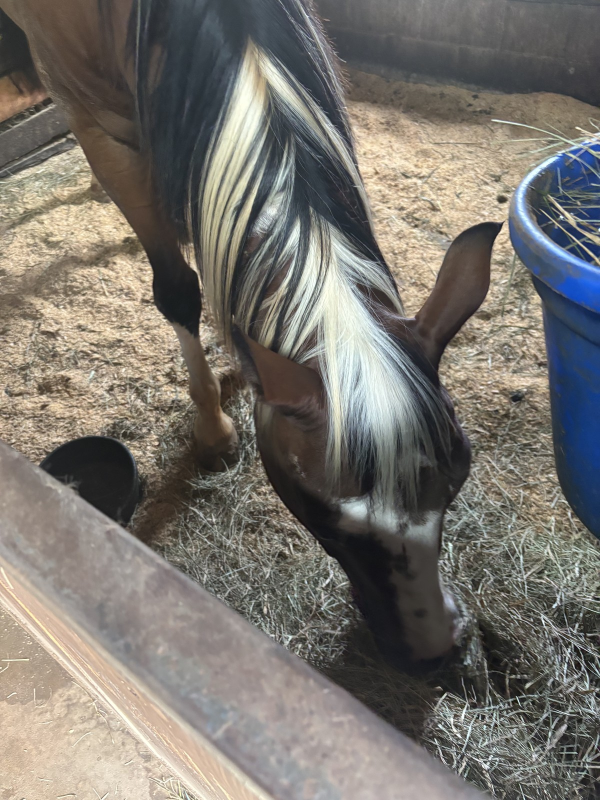
#> input picture tools/source_meshes/abbott_tex/ref_IMG_3407.jpg, 1200 x 1600 px, given in place of HorseMain2k00.png, which was not available (shown at 1/2 size); the run also reads 2 pictures not shown here
$ python paint_abbott.py
#> lines starting #> are read from the running program, lines starting #| are printed output that depends on the picture; pictures that were not available may be replaced by others from this repository, and a replacement may not be noted
"""Paint Abbott onto the rancher UV without breaking islands."""
from __future__ import annotations

from pathlib import Path

import numpy as np
from PIL import Image, ImageFilter, ImageChops

ROOT = Path(r"E:\Workspace\Madison")
SRC = ROOT / "game" / "assets" / "meshes" / "rancher" / "horse"
OUT = ROOT / "game" / "assets" / "meshes" / "abbott_tex"
OUT.mkdir(parents=True, exist_ok=True)
HAIR_EDIT = Path(
    r"C:\Users\ErnieHobbs\.grok\sessions"
    r"\E%3A%5CWorkspace%5CMadison\01a0917d-23af-7e61-9e1a-695aed8870e2\images\1.jpg"
)

CHESTNUT = np.array([0.40, 0.19, 0.09], dtype=np.float32)
WHITE = np.array([0.94, 0.90, 0.84], dtype=np.float32)
PINK = np.array([0.86, 0.62, 0.56], dtype=np.float32)
SPOT = np.array([0.36, 0.17, 0.09], dtype=np.float32)
NOSTRIL = np.array([0.10, 0.07, 0.06], dtype=np.float32)


def load(path: Path) -> np.ndarray:
    return np.asarray(Image.open(path).convert("RGB"), dtype=np.float32) / 255.0


def save(arr: np.ndarray, path: Path) -> None:
    Image.fromarray((np.clip(arr, 0, 1) * 255).astype(np.uint8), "RGB").save(path)
    print("wrote", path)


def smooth01(x, a, b):
    t = np.clip((x - a) / (b - a + 1e-8), 0, 1)
    return t * t * (3 - 2 * t)


def dilate(mask: np.ndarray, px: int) -> np.ndarray:
    im = Image.fromarray((np.clip(mask, 0, 1) * 255).astype(np.uint8), "L")
    im = im.filter(ImageFilter.MaxFilter(px * 2 + 1))
    im = im.filter(ImageFilter.GaussianBlur(px * 0.55))
    return np.asarray(im, dtype=np.float32) / 255.0


def paint_coat() -> None:
    src = load(SRC / "HorseMain2k00.png")
    h, w, _ = src.shape
#> h = 1600; w = 1200
    yy, xx = np.mgrid[0:h, 0:w]
    u = xx / (w - 1.0)
    v = yy / (h - 1.0)
    lum = src.max(axis=2)
    sat = src.max(axis=2) - src.min(axis=2)

    # Face island: left head of the hide. Background of the PNG is beige ~0.75.
    bg = np.linalg.norm(src - np.array([0.76, 0.73, 0.68]), axis=2)
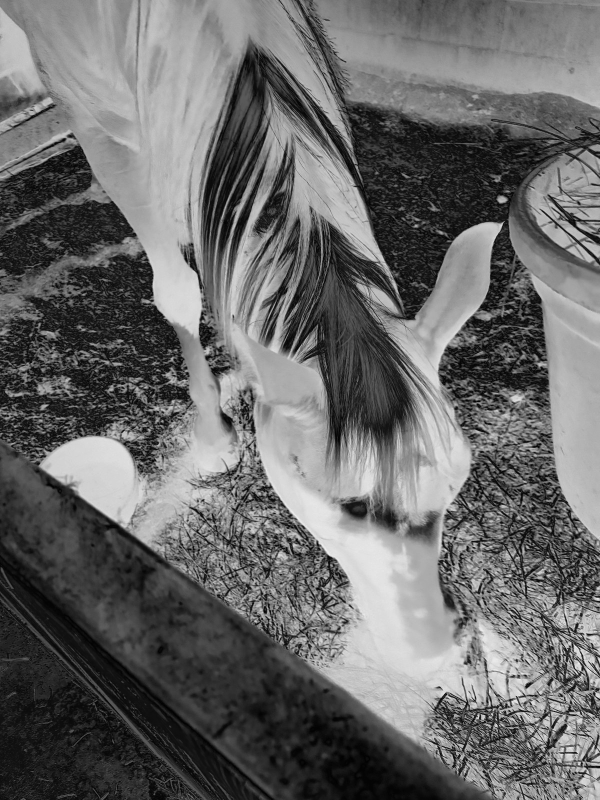
#> bg: shape (1600, 1200) float64 (shown at 1/2 size); min 0.00185, max 1.25, mean 0.518; drawn with min black and max white
    on_mesh = smooth01(bg, 0.06, 0.14)

    # Original blaze: bright desaturated on the face
    face_box = (u < 0.28) & (v > 0.30) & (v < 0.72)
    orig_blaze = face_box.astype(np.float32) * smooth01(lum, 0.68, 0.80) * smooth01(sat, 0.24, 0.10)
    # Widen the existing blaze only — Abbott's face is a blaze, not a white mask.
    blaze = dilate(orig_blaze, 7) * on_mesh
    # Slight extra width along the centerline near the forehead
    mid = np.exp(-((v - 0.515) ** 2) / (2 * 0.028 ** 2)) * smooth01(u, 0.22, 0.10)
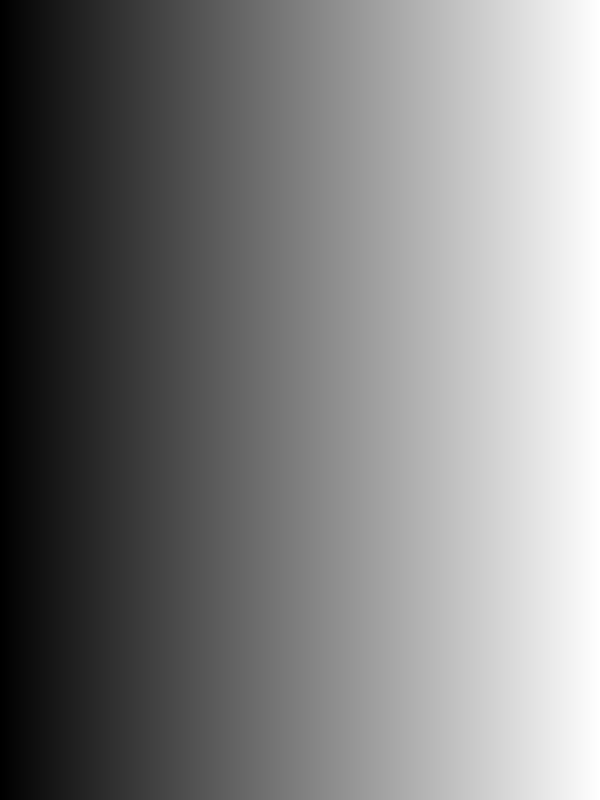
#> u: shape (1600, 1200) float64 (shown at 1/2 size); min 0, max 1, mean 0.5
    blaze = np.clip(blaze + orig_blaze + 0.35 * mid * orig_blaze, 0, 1)

    # Spots in the blaze
    def blob(cu, cv, rx, ry):
        return np.exp(-(((u - cu) / rx) ** 2 + ((v - cv) / ry) ** 2))

    spots = np.clip(blob(0.155, 0.505, 0.028, 0.022) + 0.8 * blob(0.08, 0.53, 0.022, 0.018), 0, 1)
    spots *= blaze

    # Pink muzzle: only the left tip of the head
    muzzle = on_mesh * smooth01(u, 0.08, 0.02) * np.exp(-((v - 0.515) ** 2) / (2 * 0.07 ** 2))
    muzzle = np.clip(muzzle, 0, 1)
    nostril = on_mesh * (
        blob(0.035, 0.49, 0.018, 0.016) + blob(0.035, 0.545, 0.018, 0.016)
    )

    # Socks: keep original bright patches on the four hoof tiles
    sock = on_mesh * (1.0 - face_box.astype(np.float32)) * smooth01(lum, 0.75, 0.86) * smooth01(sat, 0.22, 0.08)
    # Hoof tiles are the rotated squares — also the pale lower legs
    sock = np.clip(sock + on_mesh * (1.0 - face_box.astype(np.float32)) * smooth01(lum, 0.72, 0.84) * (
        (v < 0.18) | (v > 0.82) | (u < 0.12) | (u > 0.88)
    ).astype(np.float32) * 0.5, 0, 1)

    # Body: kill white speckle / pale rump
    body = on_mesh * (1.0 - blaze) * (1.0 - sock) * (1.0 - muzzle)
    speckle = body * smooth01(lum, 0.58, 0.72) * smooth01(sat, 0.20, 0.08)
#> in smooth01 (call 10), `return t * t * (3 - 2 * t)`:
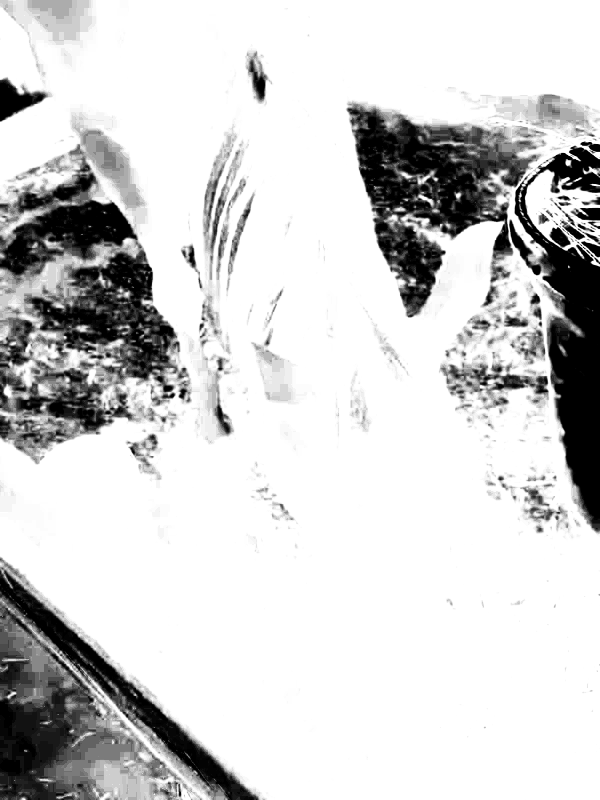
#> returned value: shape (1600, 1200) float32 (shown at 1/2 size); min 0, max 1, mean 0.819
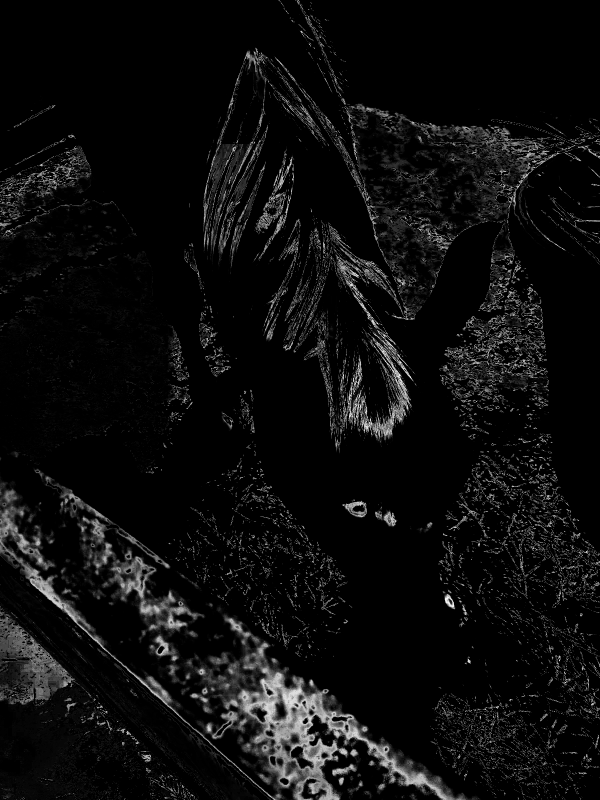
#> speckle: shape (1600, 1200) float64 (shown at 1/2 size); min 0, max 1, mean 0.0529

    grain = src / np.maximum(lum[..., None], 0.08)
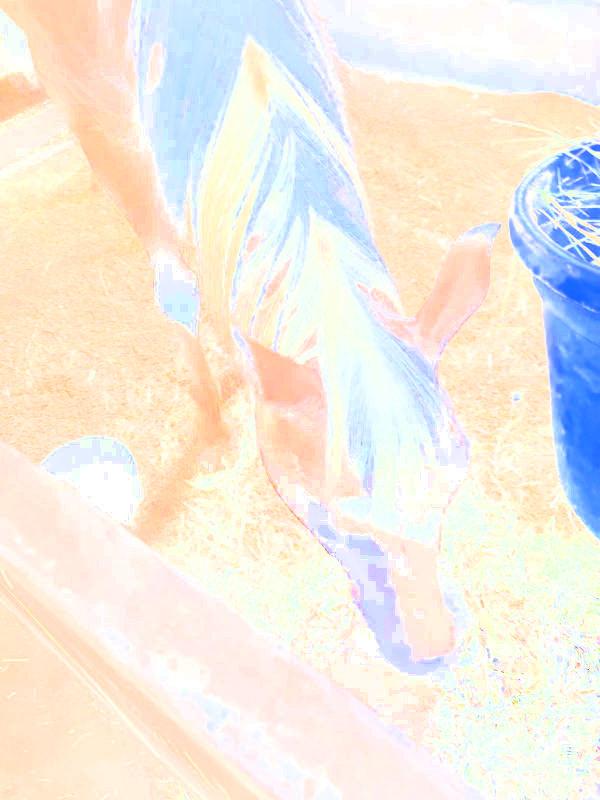
#> grain: shape (1600, 1200, 3) float32 (shown at 1/2 size); mean R, G, B 0.954, 0.927, 0.887
    warm = src * np.array([1.05, 0.82, 0.68], dtype=np.float32)
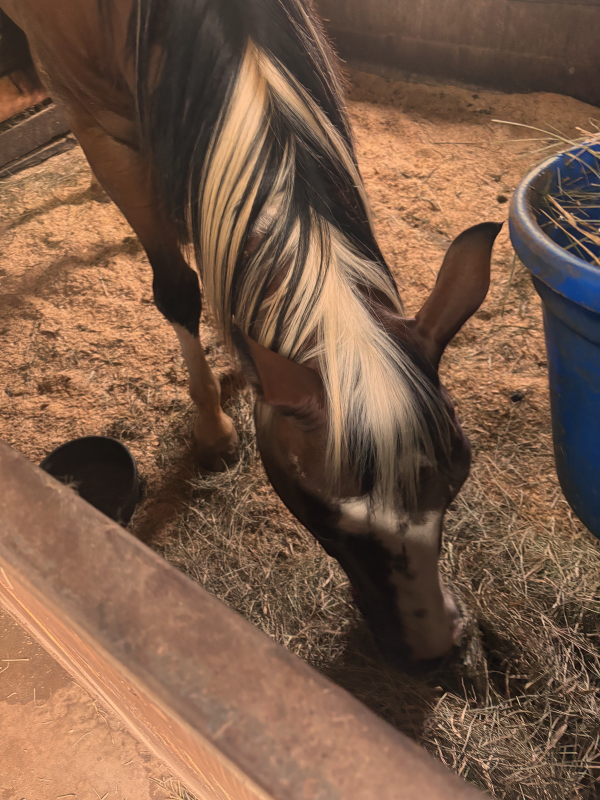
#> warm: shape (1600, 1200, 3) float32 (shown at 1/2 size); mean R, G, B 0.498, 0.376, 0.294; drawn with min black and max white
    coat = 0.40 * (CHESTNUT * (0.65 + 0.45 * grain)) + 0.60 * warm
    # Darken a touch
    coat *= 0.92
    kill = speckle[..., None]
    coat = coat * (1.0 - kill) + (CHESTNUT * (0.75 + 0.3 * grain)) * kill

    # Small left-withers splash only (near neck, not a hip blanket)
    withers = blob(0.33, 0.355, 0.028, 0.022) * on_mesh * (1.0 - face_box.astype(np.float32))

    out = coat.copy()
    b = blaze[..., None]
    out = out * (1 - b) + WHITE * b
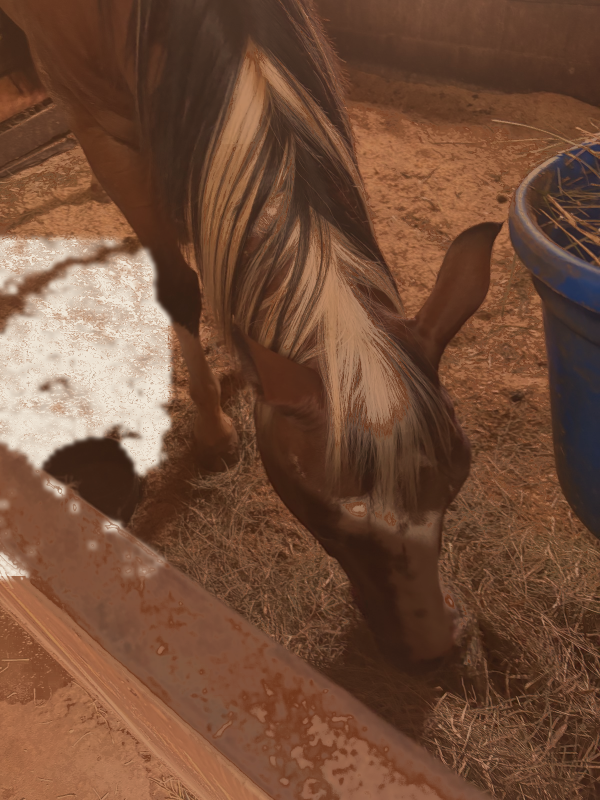
#> out: shape (1600, 1200, 3) float64 (shown at 1/2 size); mean R, G, B 0.45, 0.305, 0.223
    s = spots[..., None] * 0.9
    out = out * (1 - s) + SPOT * s
    p = muzzle[..., None]
    out = out * (1 - p) + (PINK * (0.7 + 0.3 * grain)) * p
    n = np.clip(nostril, 0, 1)[..., None]
    out = out * (1 - n) + NOSTRIL * n
    k = sock[..., None]
    out = out * (1 - k * 0.9) + WHITE * (k * 0.9)
    wv = withers[..., None] * 0.5
    out = out * (1 - wv) + WHITE * wv

    # Preserve original background (off-mesh)
    out = np.where(on_mesh[..., None] > 0.15, out, src)
    # Fur grain on markings
    out = np.clip(out * (0.90 + 0.10 * grain), 0, 1)
    out = np.where(on_mesh[..., None] > 0.15, out, src)

    save(out, OUT / "abbott_coat.png")
    Image.fromarray((blaze * 255).astype(np.uint8), "L").save(OUT / "debug_blaze.png")
    Image.fromarray((sock * 255).astype(np.uint8), "L").save(OUT / "debug_sock.png")


def paint_hair() -> None:
    orig = Image.open(SRC / "Hair12Main2k.png").convert("RGB")
    if HAIR_EDIT.exists():
        edit = Image.open(HAIR_EDIT).convert("RGB").resize(orig.size, Image.Resampling.LANCZOS)
        # Keep original alpha/silhouette: black stays black
        o = np.asarray(orig, dtype=np.float32) / 255.0
        e = np.asarray(edit, dtype=np.float32) / 255.0
        lum = o.max(axis=2, keepdims=True)
        # Mix: use edited color where there is hair, keep original grain
        hair = np.clip(e * (0.55 + 0.55 * (o / np.maximum(lum, 0.05))), 0, 1)
        hair = np.where(lum > 0.06, hair, o)
        save(hair, OUT / "abbott_hair.png")
    else:
        orig.save(OUT / "abbott_hair.png")
    Image.open(SRC / "eye_texture.png").convert("RGB").save(OUT / "abbott_eye.png")
    print("wrote", OUT / "abbott_eye.png")


if __name__ == "__main__":
    paint_coat()
    paint_hair()
